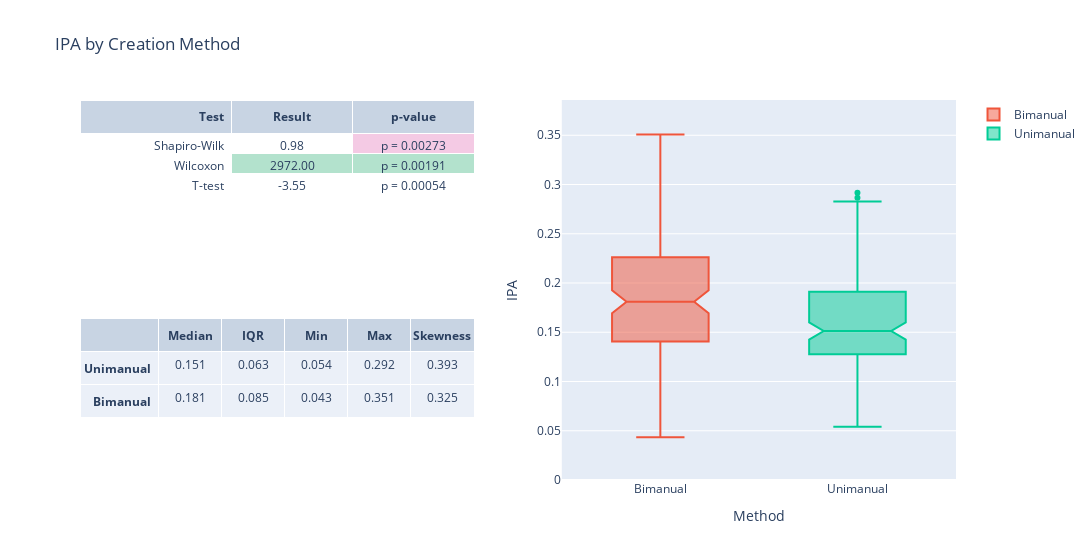

Notebook source saved alongside this figure:
### Code cell
stats_table = go.Table(columnwidth=[5,4,4,4,4], name='Summary')
stats_table.header = dict(
    values=summary_header, 
    align = ['right', 'center'],)
stats_table.cells = dict(
        values=summary_values,
        align = ['right', 'center'],
        format=["", ".3f"],
        )

results_table = go.Table(columnwidth=[5,4,4])
results_table.header = dict(
    values= results_header, 
    align = ['right', 'center'],)
results_table.cells = dict(
        values=results_values,
        align = ['right', 'center'],
        format=["", ".2f", ".5f"],
        fill_color=fill_color,
        prefix=results_prefix,
        )

ipa_fig = make_subplots(
    rows=2, cols=2,
    shared_xaxes=False,
    specs=[
        [{"type": "table"}, {"type": "box", "rowspan": 2}],
        [{"type": "table"}, None]
    ])

ipa_fig.add_trace(stats_table, row=2, col=1)
ipa_fig.add_trace(go.Box(y=ipa_crt['bimanual'], name="Bimanual", notched=True, notchwidth=0.15), row=1, col=2)
ipa_fig.add_trace(go.Box(y=ipa_crt['unimanual'], name="Unimanual", notched=True, notchwidth=0.15), row=1, col=2)
ipa_fig.add_trace(results_table, row=1, col=1)

ipa_fig.update_layout(
    title_text="IPA by Creation Method",
    width=1200,
    xaxis_title='Method',
    yaxis_title='IPA',
)

ipa_max = max(ipa_uni.max(), ipa_bi.max())
ipa_min = min(ipa_uni.min(), ipa_bi.min())
ipa_min = 0 if ipa_min > 0 else ipa_min
ipa_range = 0.025 * (ipa_max - ipa_min)
ipa_fig.update_yaxes(range=[0,max(1.1*ipa_uni.max(), 1.1*ipa_bi.max())])
ipa_fig.show()

### Figure 1 — Plotly figure (JSON) as saved in the notebook; plotly's stock layout.template omitted (floating-point values rounded to 4 significant figures; data arrays with more than 128 entries replaced by an {"elided": "..."} marker saying what was removed)
{"data": [{"cells": {"align": ["right", "center"], "format": ["", ".3f"], "values": [["<b>Unimanual</b>", "<b>Bimanual</b>"], [0.1513, 0.181], [0.06285, 0.08516], [0.05417, 0.04348], [0.2917, 0.3507], [0.3935, 0.3247]]}, "columnwidth": [5, 4, 4, 4, 4], "domain": {"x": [0, 0.45], "y": [0, 0.425]}, "header": {"align": ["right", "center"], "values": ["", "<b>Median</b>", "<b>IQR</b>", "<b>Min</b>", "<b>Max</b>", "<b>Skewness</b>"]}, "name": "Summary", "type": "table"}, {"name": "Bimanual", "notched": true, "notchwidth": 0.15, "type": "box", "xaxis": "x", "y": {"elided": "131 float values"}, "yaxis": "y"}, {"name": "Unimanual", "notched": true, "notchwidth": 0.15, "type": "box", "xaxis": "x", "y": {"elided": "131 float values"}, "yaxis": "y"}, {"cells": {"align": ["right", "center"], "fill": {"color": [["white", "white", "white"], ["white", "rgb(179,226,205)", "white"], ["rgb(244,202,228)", "rgb(179,226,205)", "white"]]}, "format": ["", ".2f", ".5f"], "prefix": ["", "", "p = "], "values": [["Shapiro-Wilk", "Wilcoxon", "T-test"], [0.9826, 2972, -3.55], [0.002733, 0.001912, 0.0005373]]}, "columnwidth": [5, 4, 4], "domain": {"x": [0, 0.45], "y": [0.575, 1]}, "header": {"align": ["right", "center"], "values": ["<b>Test</b>", "<b>Result</b>", "<b>p-value</b>"]}, "type": "table"}], "layout": {"title": {"text": "IPA by Creation Method"}, "width": 1200, "xaxis": {"anchor": "y", "domain": [0.55, 1], "title": {"text": "Method"}}, "yaxis": {"anchor": "x", "domain": [0, 1], "range": [0, 0.3858], "title": {"text": "IPA"}}}}
